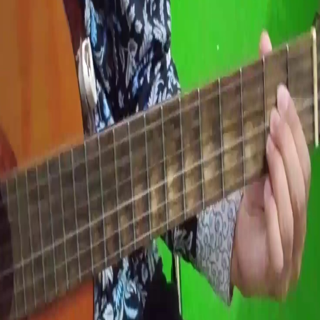
#> input picture 5_chord_images/A0.png, 320 x 320 px, given in place of the camera
$ python HoughTransform.py
#> lines starting #> are read from the running program, lines starting #| are printed output that depends on the picture; after the words box and inside, x2 and y2 are one past the last pixel; in counts of white or black regions, pixels touching at a corner belong together
#> in main, frame is the input picture: shape (320, 320, 3); mean B, G, R 71.4, 102, 103.7
import cv2
import numpy as np

def process_frame(frame):
    # Convert to grayscale for easier processing
    gray = cv2.cvtColor(frame, cv2.COLOR_BGR2GRAY)
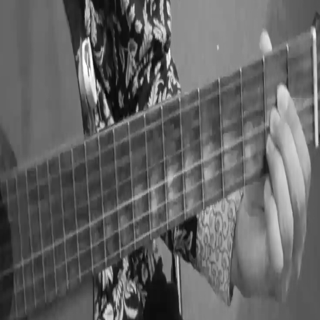
#> gray: shape (320, 320); min 4, max 255, mean 99

    # Apply Canny edge detection
    edges = cv2.Canny(gray, 50, 150)
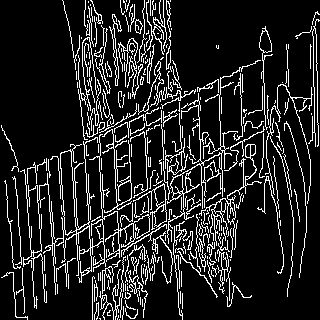
#> edges: shape (320, 320); 13.8% white in thin lines or dots

    cv2.imshow("Edges", edges)

    # Apply Hough Line Segment Transformation
    lines = cv2.HoughLinesP(edges, 1, np.pi / 180, 100, minLineLength=50, maxLineGap=10)
#> lines = 35 rows, first 6: [173, 177, 279, 121], [77, 50, 91, 259], [13, 266, 242, 134], [14, 294, 300, 122], [21, 171, 272, 54], [4, 275, 174, 177]

    # Draw the detected lines on the original frame
    if lines is not None:
        for line in lines:
            x1, y1, x2, y2 = line[0]
            cv2.line(frame, (x1, y1), (x2, y2), (0, 0, 255), 2)
#> this loop made 35 passes
#> (x1, y1, x2, y2) on passes 1 to 12: (173, 177, 279, 121), (77, 50, 91, 259), (13, 266, 242, 134), (14, 294, 300, 122), (21, 171, 272, 54), (4, 275, 174, 177), (96, 103, 102, 224), (116, 253, 204, 200), (127, 113, 134, 249), (143, 107, 150, 239), (173, 243, 179, 314), (91, 223, 94, 287)
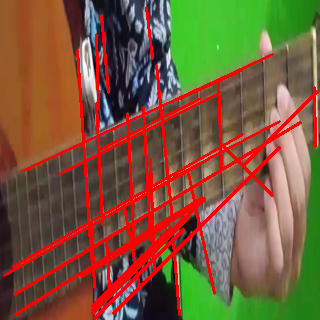
#> frame: shape (320, 320, 3); 12.43% of pixels changed, all inside (x1, y1, x2, y2) = (3, 6, 319, 320)

    return frame

def main():
    # Initialize video capture (0 = default camera)
    cap = cv2.VideoCapture(0)

    while cap.isOpened():
        ret, frame = cap.read()  # Read a frame

        if not ret:
            print("Failed to grab frame")
            break

        # Process the frame
        frame = process_frame(frame)

        # Display the frame
        cv2.imshow('Hough Lines', frame)

        # Exit on pressing the escape key
        if cv2.waitKey(1) & 0xFF == 27:
#> (key Esc is pressed here)
            break

    # Release the capture
    cap.release()
    cv2.destroyAllWindows()

if __name__ == "__main__":
    main()

$ run again, on 5_chord_images/A2.png
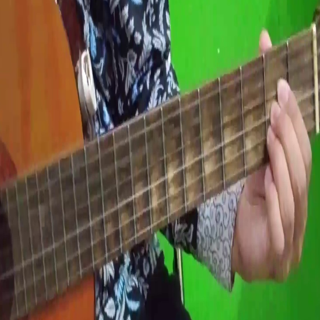
#> input picture 5_chord_images/A2.png, 320 x 320 px, given in place of the camera
#> in main, frame is the input picture: shape (320, 320, 3); mean B, G, R 69.6, 102.1, 101.8
#> in process_frame, `edges = cv2.Canny(gray, 50, 150)`:
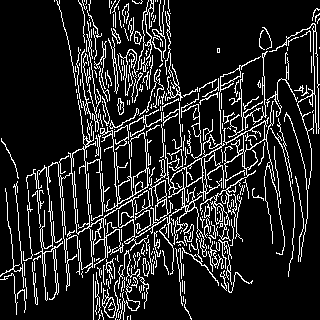
#> edges: shape (320, 320); 14.1% white in thin lines or dots
#> lines = 30 rows, first 6: [0, 279, 280, 111], [17, 181, 315, 29], [0, 276, 132, 196], [14, 290, 280, 130], [105, 256, 318, 123], [16, 311, 170, 211]
#> the loop in process_frame, `for line in lines:` made 30 passes
#> after the loop in process_frame, `for line in lines:`:
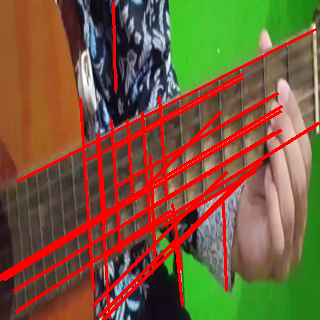
#> frame: shape (320, 320, 3); 12.73% of pixels changed, all inside (x1, y1, x2, y2) = (0, 2, 320, 320)
